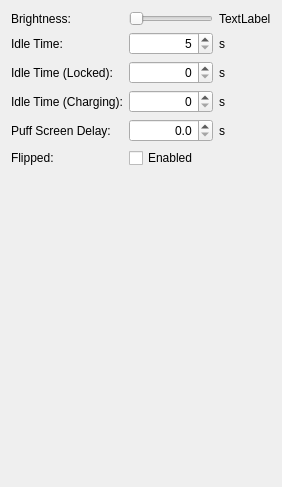
          <widget class="QWidget" name="tab_7">
           <attribute name="title">
            <string>Settings</string>
           </attribute>
           <layout class="QVBoxLayout" name="verticalLayout_5">
            <item>
             <layout class="QGridLayout" name="gridLayout_2">
              <item row="2" column="0">
               <widget class="QLabel" name="label_23">
                <property name="text">
                 <string>Idle Time (Locked):</string>
                </property>
               </widget>
              </item>
              <item row="0" column="1">
               <widget class="QSlider" name="screenBrightnessSlider">
                <property name="maximum">
                 <number>255</number>
                </property>
                <property name="orientation">
                 <enum>Qt::Horizontal</enum>
                </property>
               </widget>
              </item>
              <item row="0" column="0">
               <widget class="QLabel" name="label_88">
                <property name="text">
                 <string>Brightness:</string>
                </property>
               </widget>
              </item>
              <item row="4" column="0">
               <widget class="QLabel" name="label_25">
                <property name="text">
                 <string>Puff Screen Delay:</string>
                </property>
               </widget>
              </item>
              <item row="5" column="0">
               <widget class="QLabel" name="label_30">
                <property name="text">
                 <string>Flipped:</string>
                </property>
               </widget>
              </item>
              <item row="3" column="0">
               <widget class="QLabel" name="label_24">
                <property name="text">
                 <string>Idle Time (Charging):</string>
                </property>
               </widget>
              </item>
              <item row="0" column="2">
               <widget class="QLabel" name="screenBrightnessLabel">
                <property name="text">
                 <string>TextLabel</string>
                </property>
               </widget>
              </item>
              <item row="1" column="0">
               <widget class="QLabel" name="label_17">
                <property name="text">
                 <string>Idle Time:</string>
                </property>
               </widget>
              </item>
              <item row="2" column="1">
               <widget class="QSpinBox" name="screenIdleLockedSpin">
                <property name="alignment">
                 <set>Qt::AlignRight|Qt::AlignTrailing|Qt::AlignVCenter</set>
                </property>
                <property name="maximum">
                 <number>60</number>
                </property>
               </widget>
              </item>
              <item row="2" column="2">
               <widget class="QLabel" name="label_32">
                <property name="text">
                 <string>s</string>
                </property>
               </widget>
              </item>
              <item row="4" column="2">
               <widget class="QLabel" name="label_34">
                <property name="text">
                 <string>s</string>
                </property>
               </widget>
              </item>
              <item row="4" column="1">
               <widget class="QDoubleSpinBox" name="screenPuffDelay">
                <property name="alignment">
                 <set>Qt::AlignRight|Qt::AlignTrailing|Qt::AlignVCenter</set>
                </property>
                <property name="decimals">
                 <number>1</number>
                </property>
                <property name="maximum">
                 <double>5.000000000000000</double>
                </property>
               </widget>
              </item>
              <item row="5" column="1">
               <widget class="QCheckBox" name="screenFlippedCheck">
                <property name="text">
                 <string>Enabled</string>
                </property>
               </widget>
              </item>
              <item row="3" column="1">
               <widget class="QSpinBox" name="screenIdleChargeSpin">
                <property name="alignment">
                 <set>Qt::AlignRight|Qt::AlignTrailing|Qt::AlignVCenter</set>
                </property>
                <property name="maximum">
                 <number>60</number>
                </property>
               </widget>
              </item>
              <item row="1" column="2">
               <widget class="QLabel" name="label_31">
                <property name="text">
                 <string>s</string>
                </property>
               </widget>
              </item>
              <item row="3" column="2">
               <widget class="QLabel" name="label_33">
                <property name="text">
                 <string>s</string>
                </property>
               </widget>
              </item>
              <item row="1" column="1">
               <widget class="QSpinBox" name="screenIdleSpin">
                <property name="alignment">
                 <set>Qt::AlignRight|Qt::AlignTrailing|Qt::AlignVCenter</set>
                </property>
                <property name="minimum">
                 <number>5</number>
                </property>
                <property name="maximum">
                 <number>60</number>
                </property>
               </widget>
              </item>
             </layout>
            </item>
            <item>
             <spacer name="verticalSpacer_2">
              <property name="orientation">
               <enum>Qt::Vertical</enum>
              </property>
              <property name="sizeHint" stdset="0">
               <size>
                <width>20</width>
                <height>308</height>
               </size>
              </property>
             </spacer>
            </item>
           </layout>
          </widget>
